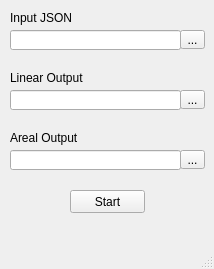
<?xml version="1.0" encoding="UTF-8"?>
<ui version="4.0">
 <class>MainWindow</class>
 <widget class="QMainWindow" name="MainWindow">
  <property name="geometry">
   <rect>
    <x>0</x>
    <y>0</y>
    <width>214</width>
    <height>269</height>
   </rect>
  </property>
  <property name="windowTitle">
   <string>Waterbody Processing</string>
  </property>
  <widget class="QWidget" name="centralwidget">
   <widget class="QPushButton" name="runBtn">
    <property name="geometry">
     <rect>
      <x>70</x>
      <y>190</y>
      <width>75</width>
      <height>23</height>
     </rect>
    </property>
    <property name="text">
     <string>Start</string>
    </property>
   </widget>
   <widget class="QLineEdit" name="inputJson">
    <property name="geometry">
     <rect>
      <x>10</x>
      <y>30</y>
      <width>171</width>
      <height>20</height>
     </rect>
    </property>
   </widget>
   <widget class="QToolButton" name="openFile">
    <property name="geometry">
     <rect>
      <x>180</x>
      <y>30</y>
      <width>25</width>
      <height>19</height>
     </rect>
    </property>
    <property name="text">
     <string>...</string>
    </property>
   </widget>
   <widget class="QLabel" name="label">
    <property name="geometry">
     <rect>
      <x>10</x>
      <y>10</y>
      <width>111</width>
      <height>16</height>
     </rect>
    </property>
    <property name="text">
     <string>Input JSON</string>
    </property>
   </widget>
   <widget class="QLineEdit" name="output1">
    <property name="geometry">
     <rect>
      <x>10</x>
      <y>90</y>
      <width>171</width>
      <height>20</height>
     </rect>
    </property>
   </widget>
   <widget class="QToolButton" name="save1">
    <property name="geometry">
     <rect>
      <x>180</x>
      <y>90</y>
      <width>25</width>
      <height>19</height>
     </rect>
    </property>
    <property name="text">
     <string>...</string>
    </property>
   </widget>
   <widget class="QLabel" name="label_2">
    <property name="geometry">
     <rect>
      <x>10</x>
      <y>70</y>
      <width>111</width>
      <height>16</height>
     </rect>
    </property>
    <property name="text">
     <string>Linear Output</string>
    </property>
   </widget>
   <widget class="QLineEdit" name="output2">
    <property name="geometry">
     <rect>
      <x>10</x>
      <y>150</y>
      <width>171</width>
      <height>20</height>
     </rect>
    </property>
   </widget>
   <widget class="QToolButton" name="save2">
    <property name="geometry">
     <rect>
      <x>180</x>
      <y>150</y>
      <width>25</width>
      <height>19</height>
     </rect>
    </property>
    <property name="text">
     <string>...</string>
    </property>
   </widget>
   <widget class="QLabel" name="label_3">
    <property name="geometry">
     <rect>
      <x>10</x>
      <y>130</y>
      <width>111</width>
      <height>16</height>
     </rect>
    </property>
    <property name="text">
     <string>Areal Output</string>
    </property>
   </widget>
  </widget>
  <widget class="QMenuBar" name="menubar">
   <property name="geometry">
    <rect>
     <x>0</x>
     <y>0</y>
     <width>214</width>
     <height>21</height>
    </rect>
   </property>
  </widget>
  <widget class="QStatusBar" name="statusbar"/>
 </widget>
 <resources/>
 <connections/>
</ui>
